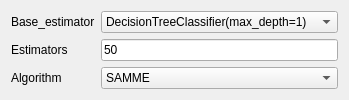
             <widget class="QWidget" name="to_adaboost">
              <layout class="QGridLayout" name="gridLayout_16">
               <item row="1" column="1">
                <widget class="QComboBox" name="comboBox_clf_adaboost_baseesitmator">
                 <item>
                  <property name="text">
                   <string>DecisionTreeClassifier(max_depth=1)</string>
                  </property>
                 </item>
                </widget>
               </item>
               <item row="1" column="0">
                <widget class="QLabel" name="label_31">
                 <property name="text">
                  <string>Base_estimator</string>
                 </property>
                </widget>
               </item>
               <item row="2" column="1">
                <widget class="QLineEdit" name="lineEdit_clf_adaboost_estimators">
                 <property name="text">
                  <string>50</string>
                 </property>
                </widget>
               </item>
               <item row="2" column="0">
                <widget class="QLabel" name="label_29">
                 <property name="text">
                  <string>Estimators</string>
                 </property>
                </widget>
               </item>
               <item row="3" column="0">
                <widget class="QLabel" name="label_7">
                 <property name="text">
                  <string>Algorithm</string>
                 </property>
                </widget>
               </item>
               <item row="3" column="1">
                <widget class="QComboBox" name="comboBox_clf_adaboost_algoritm">
                 <item>
                  <property name="text">
                   <string>SAMME</string>
                  </property>
                 </item>
                 <item>
                  <property name="text">
                   <string>SAMME.R</string>
                  </property>
                 </item>
                </widget>
               </item>
              </layout>
             </widget>
